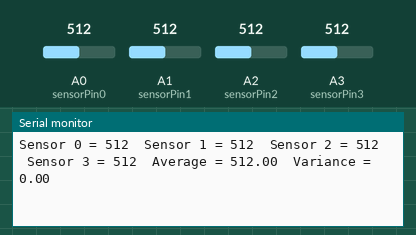
Bench run of a sketch on a simulated Arduino Uno, built with avr-gcc and run on an emulated ATmega328P. Shown: the last lines printed to the serial monitor. Inputs (shaded band) come from the test bench; at power-on: A0 (sensorPin0) = 512, A1 (sensorPin1) = 512, A2 (sensorPin2) = 512, A3 (sensorPin3) = 512.

Above: at 5.8 s.
5.9 s: A0 (sensorPin0) set to 716
At 11.2 s:
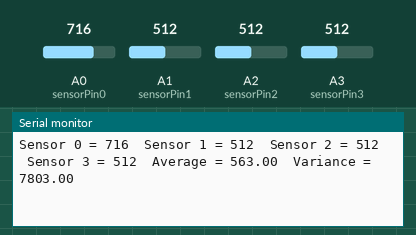
11.9 s: A1 (sensorPin1) set to 716
At 16.3 s:
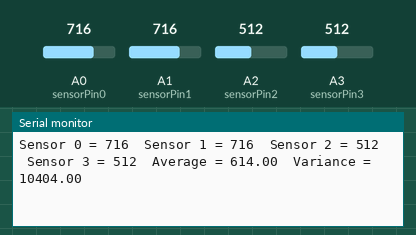
17.9 s: A2 (sensorPin2) set to 716
At 21.4 s:
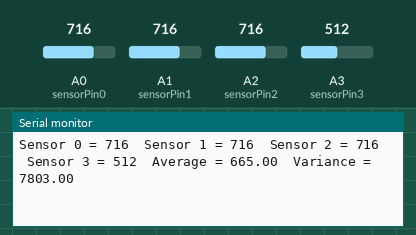
23.9 s: A3 (sensorPin3) set to 716
At 26.4 s:
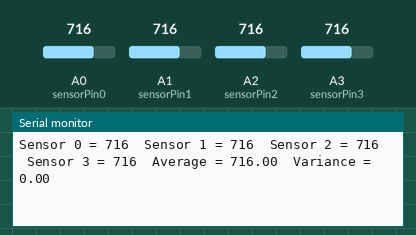
29.9 s: A0 (sensorPin0) set to 992
At 31.4 s:
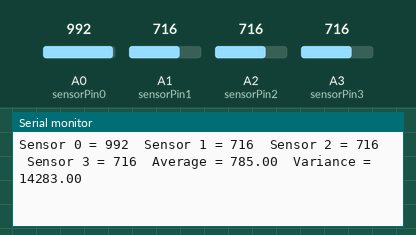
35.9 s: A1 (sensorPin1) set to 992
At 41.5 s:
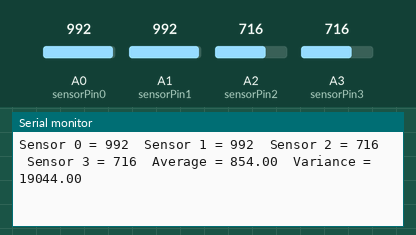
Timing chart, 0 to 42.9 s (numbered marks = the images above; inputs shaded):
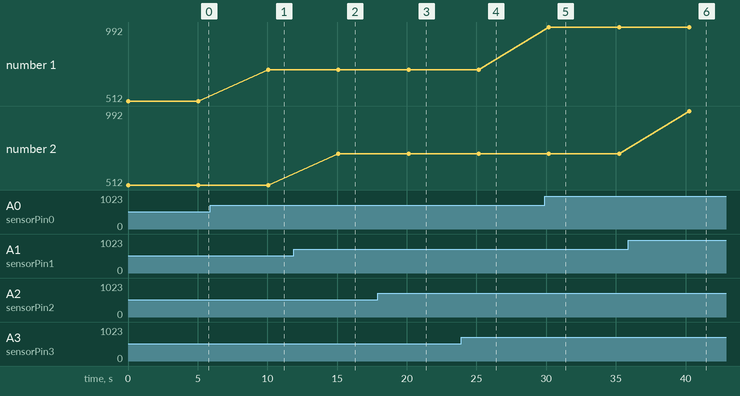

Measured:
- after the input at 5.9 s, the serial monitor: prints a new line after 4.2 s (image 1)
- after the input at 11.9 s, the serial monitor: prints a new line after 3.2 s (image 2)
- after the input at 17.9 s, the serial monitor: prints a new line after 2.2 s (image 3)
- after the input at 23.9 s, the serial monitor: prints a new line after 1.3 s (image 4)
- after the input at 29.9 s, the serial monitor: prints a new line after 0.30 s (image 5)
- after the input at 35.9 s, the serial monitor: prints a new line after 4.4 s (image 6)
- plotted number 1: 512 → 716 after the input at 5.9 s, 716 → 992 after the input at 29.9 s

The sketch:

3_Arduino_5.ino
```cpp
int sensorPin0 = A0;
int sensorPin1 = A1;
int sensorPin2 = A2;
int sensorPin3 = A3;

int sensorValue0 = 0;
int sensorValue1 = 0;
int sensorValue2 = 0;
int sensorValue3 = 0;


void setup() {
  Serial.begin(9600); //sets serial port for communication
}


void loop()
{
  float sensorAverage = 0.0;
  float sensorVariance = 0.0;

  // read the value from the sensor:
  sensorValue0 = analogRead(sensorPin0);
  sensorValue1 = analogRead(sensorPin1);
  sensorValue2 = analogRead(sensorPin2);
  sensorValue3 = analogRead(sensorPin3);
  //put them in an array
  int sensor_array [4] = {sensorValue0,sensorValue1,sensorValue2,sensorValue3};

  //calculate the Average of sensor values
  sensorAverage = (sensor_array[0]+sensor_array[1]+sensor_array[2]+sensor_array[3])/4;

  //calculate the variance of sensor values
  float diff_sensor0 = sensor_array[0] - sensorAverage;
  float diff_sensor1 = sensor_array[1] - sensorAverage;
  float diff_sensor2 = sensor_array[2] - sensorAverage;
  float diff_sensor3 = sensor_array[3] - sensorAverage;

  sensorVariance = (sq(diff_sensor0)
    + sq(diff_sensor1)
    + sq(diff_sensor2)
    + sq(diff_sensor3))/4;

  //Print the results
  Serial.print("Sensor 0 = ");
  Serial.print(sensorValue0); //prints the values coming from the sensor on the screen
  Serial.print("\t");

  Serial.print("Sensor 1 = ");
  Serial.print(sensorValue1);
  Serial.print("\t");

  Serial.print("Sensor 2 = ");
  Serial.print(sensorValue2);
  Serial.print("\t");

  Serial.print("Sensor 3 = ");
  Serial.print(sensorValue3);
  Serial.print("\t");

  Serial.print("Average = ");
  Serial.print(sensorAverage);
  Serial.print("\t");

  Serial.print("Variance = ");
  Serial.println(sensorVariance);

  delay(5000);
}
```
